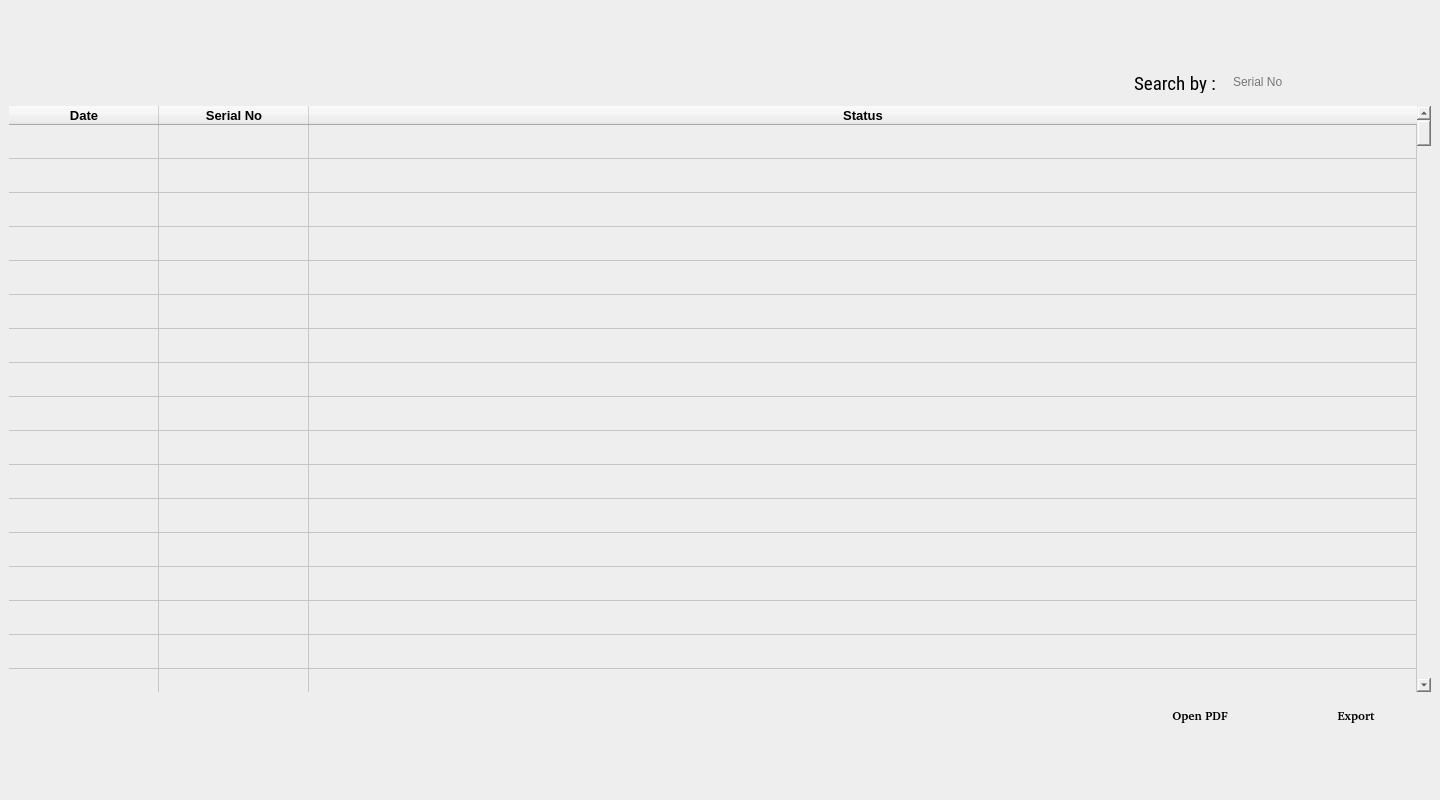
<?xml version="1.0" encoding="UTF-8"?>
<ui version="4.0">
 <class>MainWindow</class>
 <widget class="QMainWindow" name="MainWindow">
  <property name="geometry">
   <rect>
    <x>0</x>
    <y>0</y>
    <width>1440</width>
    <height>800</height>
   </rect>
  </property>
  <property name="minimumSize">
   <size>
    <width>300</width>
    <height>400</height>
   </size>
  </property>
  <property name="windowTitle">
   <string>MainWindow</string>
  </property>
  <property name="styleSheet">
   <string notr="true">background-color: rgb(238, 238, 238);</string>
  </property>
  <widget class="QWidget" name="centralwidget">
   <layout class="QGridLayout" name="gridLayout">
    <item row="0" column="0">
     <layout class="QVBoxLayout" name="verticalLayout_2">
      <item>
       <layout class="QVBoxLayout" name="verticalLayout">
        <item>
         <layout class="QHBoxLayout" name="horizontalLayout">
          <item>
           <spacer name="horizontalSpacer_3">
            <property name="orientation">
             <enum>Qt::Horizontal</enum>
            </property>
            <property name="sizeHint" stdset="0">
             <size>
              <width>40</width>
              <height>20</height>
             </size>
            </property>
           </spacer>
          </item>
          <item>
           <widget class="QLabel" name="label_18">
            <property name="minimumSize">
             <size>
              <width>91</width>
              <height>21</height>
             </size>
            </property>
            <property name="maximumSize">
             <size>
              <width>75</width>
              <height>21</height>
             </size>
            </property>
            <property name="font">
             <font>
              <family>Roboto Condensed</family>
              <pointsize>14</pointsize>
              <weight>50</weight>
              <italic>false</italic>
              <bold>false</bold>
             </font>
            </property>
            <property name="styleSheet">
             <string notr="true">font: 14pt &quot;Roboto Condensed&quot;;</string>
            </property>
            <property name="text">
             <string>&lt;html&gt;&lt;head/&gt;&lt;body&gt;&lt;p&gt;Search by :&lt;/p&gt;&lt;/body&gt;&lt;/html&gt;</string>
            </property>
           </widget>
          </item>
          <item>
           <widget class="QFrame" name="frame">
            <property name="minimumSize">
             <size>
              <width>200</width>
              <height>34</height>
             </size>
            </property>
            <property name="maximumSize">
             <size>
              <width>105</width>
              <height>34</height>
             </size>
            </property>
            <property name="frameShape">
             <enum>QFrame::NoFrame</enum>
            </property>
            <property name="frameShadow">
             <enum>QFrame::Raised</enum>
            </property>
            <widget class="QLineEdit" name="lineEdit">
             <property name="geometry">
              <rect>
               <x>0</x>
               <y>0</y>
               <width>200</width>
               <height>32</height>
              </rect>
             </property>
             <property name="minimumSize">
              <size>
               <width>200</width>
               <height>32</height>
              </size>
             </property>
             <property name="maximumSize">
              <size>
               <width>100</width>
               <height>32</height>
              </size>
             </property>
             <property name="toolTip">
              <string extracomment="Search Bar">&lt;html&gt;&lt;head/&gt;&lt;body&gt;&lt;p&gt;Search Bar&lt;/p&gt;&lt;/body&gt;&lt;/html&gt;</string>
             </property>
             <property name="styleSheet">
              <string notr="true">border-image: url(:/images/final_assets/Secondary_btn/exp_db.png);</string>
             </property>
             <property name="text">
              <string/>
             </property>
             <property name="frame">
              <bool>false</bool>
             </property>
             <property name="placeholderText">
              <string>Serial No</string>
             </property>
            </widget>
            <widget class="QPushButton" name="pushButton_4">
             <property name="geometry">
              <rect>
               <x>164</x>
               <y>0</y>
               <width>36</width>
               <height>31</height>
              </rect>
             </property>
             <property name="minimumSize">
              <size>
               <width>36</width>
               <height>31</height>
              </size>
             </property>
             <property name="maximumSize">
              <size>
               <width>31</width>
               <height>31</height>
              </size>
             </property>
             <property name="styleSheet">
              <string notr="true">border-image: url(:/images/final_assets/Search_bar/searchIcon.png);</string>
             </property>
             <property name="text">
              <string/>
             </property>
             <property name="flat">
              <bool>true</bool>
             </property>
            </widget>
           </widget>
          </item>
         </layout>
        </item>
        <item>
         <widget class="QTableWidget" name="tableWidget_2">
          <property name="minimumSize">
           <size>
            <width>350</width>
            <height>100</height>
           </size>
          </property>
          <property name="maximumSize">
           <size>
            <width>1600</width>
            <height>586</height>
           </size>
          </property>
          <property name="focusPolicy">
           <enum>Qt::ClickFocus</enum>
          </property>
          <property name="styleSheet">
           <string notr="true">font: 25 14pt &quot;Roboto [GOOG]&quot;;</string>
          </property>
          <property name="frameShape">
           <enum>QFrame::NoFrame</enum>
          </property>
          <property name="frameShadow">
           <enum>QFrame::Plain</enum>
          </property>
          <property name="midLineWidth">
           <number>2</number>
          </property>
          <property name="horizontalScrollBarPolicy">
           <enum>Qt::ScrollBarAsNeeded</enum>
          </property>
          <property name="editTriggers">
           <set>QAbstractItemView::NoEditTriggers</set>
          </property>
          <property name="selectionMode">
           <enum>QAbstractItemView::SingleSelection</enum>
          </property>
          <property name="selectionBehavior">
           <enum>QAbstractItemView::SelectItems</enum>
          </property>
          <property name="showGrid">
           <bool>true</bool>
          </property>
          <property name="gridStyle">
           <enum>Qt::SolidLine</enum>
          </property>
          <property name="rowCount">
           <number>2048</number>
          </property>
          <property name="columnCount">
           <number>3</number>
          </property>
          <attribute name="horizontalHeaderVisible">
           <bool>true</bool>
          </attribute>
          <attribute name="horizontalHeaderCascadingSectionResizes">
           <bool>true</bool>
          </attribute>
          <attribute name="horizontalHeaderDefaultSectionSize">
           <number>150</number>
          </attribute>
          <attribute name="horizontalHeaderMinimumSectionSize">
           <number>82</number>
          </attribute>
          <attribute name="horizontalHeaderStretchLastSection">
           <bool>true</bool>
          </attribute>
          <attribute name="verticalHeaderVisible">
           <bool>false</bool>
          </attribute>
          <attribute name="verticalHeaderDefaultSectionSize">
           <number>30</number>
          </attribute>
          <attribute name="verticalHeaderMinimumSectionSize">
           <number>34</number>
          </attribute>
          <attribute name="verticalHeaderStretchLastSection">
           <bool>true</bool>
          </attribute>
          <row/>
          <row/>
          <row/>
          <row/>
          <row/>
          <row/>
          <row/>
          <row/>
          <row/>
          <row/>
          <row/>
          <row/>
          <row/>
          <row/>
          <row/>
          <row/>
          <row/>
          <row/>
          <row/>
          <row/>
          <row/>
          <row/>
          <row/>
          <row/>
          <row/>
          <row/>
          <row/>
          <row/>
          <row/>
          <row/>
          <row/>
          <row/>
          <row/>
          <row/>
          <row/>
          <row/>
          <row/>
          <row/>
          <row/>
          <row/>
          <row/>
          <row/>
          <row/>
          <row/>
          <row/>
          <row/>
          <row/>
          <row/>
          <row/>
          <row/>
          <row/>
          <row/>
          <row/>
          <row/>
          <row/>
          <row/>
          <row/>
          <row/>
          <row/>
          <row/>
          <row/>
          <row/>
          <row/>
          <row/>
          <row/>
          <row/>
          <row/>
          <row/>
          <row/>
          <row/>
          <row/>
          <row/>
          <row/>
          <row/>
          <row/>
          <row/>
          <row/>
          <row/>
          <row/>
          <row/>
          <row/>
          <row/>
          <row/>
          <row/>
          <row/>
          <row/>
          <row/>
          <row/>
          <row/>
          <row/>
          <row/>
          <row/>
          <row/>
          <row/>
          <row/>
          <row/>
          <row/>
          <row/>
          <row/>
          <row/>
          <row/>
          <row/>
          <row/>
          <row/>
          <row/>
          <row/>
          <row/>
          <row/>
          <row/>
          <row/>
          <row/>
          <row/>
          <row/>
          <row/>
          <row/>
          <row/>
          <row/>
          <row/>
          <row/>
          <row/>
          <row/>
          <row/>
          <row/>
          <row/>
          <row/>
          <row/>
          <row/>
          <row/>
          <row/>
          <row/>
          <row/>
          <row/>
          <row/>
          <row/>
          <row/>
          <row/>
          <row/>
          <row/>
          <row/>
          <row/>
          <row/>
          <row/>
          <row/>
          <row/>
          <row/>
          <row/>
          <row/>
          <row/>
          <row/>
          <row/>
          <row/>
          <row/>
          <row/>
          <row/>
          <row/>
          <row/>
          <row/>
          <row/>
          <row/>
          <row/>
          <row/>
          <row/>
          <row/>
          <row/>
          <row/>
          <row/>
          <row/>
          <row/>
          <row/>
          <row/>
          <row/>
          <row/>
          <row/>
          <row/>
          <row/>
          <row/>
          <row/>
          <row/>
          <row/>
          <row/>
          <row/>
          <row/>
          <row/>
          <row/>
          <row/>
          <row/>
          <row/>
          <row/>
          <row/>
          <row/>
          <row/>
          <row/>
          <row/>
          <row/>
          <row/>
          <row/>
          <row/>
          <row/>
          <row/>
          <row/>
          <row/>
          <row/>
          <row/>
          <row/>
          <row/>
          <row/>
          <row/>
          <row/>
          <row/>
          <row/>
          <row/>
          <row/>
          <row/>
          <row/>
          <row/>
          <row/>
          <row/>
          <row/>
          <row/>
          <row/>
          <row/>
          <row/>
          <row/>
          <row/>
          <row/>
          <row/>
          <row/>
          <row/>
          <row/>
          <row/>
          <row/>
          <row/>
          <row/>
          <row/>
          <row/>
          <row/>
          <row/>
          <row/>
          <row/>
          <row/>
          <row/>
          <row/>
          <row/>
          <row/>
          <row/>
          <row/>
          <row/>
          <row/>
          <row/>
          <row/>
          <row/>
          <row/>
          <row/>
          <row/>
          <row/>
          <row/>
          <row/>
          <row/>
          <row/>
          <row/>
          <row/>
          <row/>
          <row/>
          <row/>
          <row/>
          <row/>
          <row/>
          <row/>
          <row/>
          <row/>
          <row/>
          <row/>
          <row/>
          <row/>
          <row/>
          <row/>
          <row/>
          <row/>
          <row/>
          <row/>
          <row/>
          <row/>
          <row/>
          <row/>
          <row/>
          <row/>
          <row/>
          <row/>
          <row/>
          <row/>
          <row/>
          <row/>
          <row/>
          <row/>
          <row/>
          <row/>
          <row/>
          <row/>
          <row/>
          <row/>
          <row/>
          <row/>
          <row/>
          <row/>
          <row/>
          <row/>
          <row/>
          <row/>
          <row/>
          <row/>
          <row/>
          <row/>
          <row/>
          <row/>
          <row/>
          <row/>
          <row/>
          <row/>
          <row/>
          <row/>
          <row/>
          <row/>
          <row/>
          <row/>
          <row/>
          <row/>
          <row/>
          <row/>
          <row/>
          <row/>
          <row/>
          <row/>
          <row/>
          <row/>
          <row/>
          <row/>
          <row/>
          <row/>
          <row/>
          <row/>
          <row/>
          <row/>
          <row/>
          <row/>
          <row/>
          <row/>
          <row/>
          <row/>
          <row/>
          <row/>
          <row/>
          <row/>
          <row/>
          <row/>
          <row/>
          <row/>
          <row/>
          <row/>
          <row/>
          <row/>
          <row/>
          <row/>
          <row/>
          <row/>
          <row/>
          <row/>
          <row/>
          <row/>
          <row/>
          <row/>
          <row/>
          <row/>
          <row/>
          <row/>
          <row/>
          <row/>
          <row/>
          <row/>
          <row/>
          <row/>
          <row/>
          <row/>
          <row/>
          <row/>
          <row/>
          <row/>
          <row/>
          <row/>
          <row/>
          <row/>
          <row/>
          <row/>
          <row/>
          <row/>
          <row/>
          <row/>
          <row/>
          <row/>
          <row/>
          <row/>
          <row/>
          <row/>
          <row/>
          <row/>
          <row/>
          <row/>
          <row/>
          <row/>
          <row/>
          <row/>
          <row/>
          <row/>
          <row/>
          <row/>
          <row/>
          <row/>
          <row/>
          <row/>
          <row/>
          <row/>
          <row/>
          <row/>
          <row/>
          <row/>
          <row/>
          <row/>
          <row/>
          <row/>
          <row/>
          <row/>
          <row/>
          <row/>
          <row/>
          <row/>
          <row/>
          <row/>
          <row/>
          <row/>
          <row/>
          <row/>
          <row/>
          <row/>
          <row/>
          <row/>
          <row/>
          <row/>
          <row/>
          <row/>
          <row/>
          <row/>
          <row/>
          <row/>
          <row/>
          <row/>
          <row/>
          <row/>
          <row/>
          <row/>
          <row/>
          <row/>
          <row/>
          <row/>
          <row/>
          <row/>
          <row/>
          <row/>
          <row/>
          <row/>
          <row/>
          <row/>
          <row/>
          <row/>
          <row/>
          <row/>
          <row/>
          <row/>
          <row/>
          <row/>
          <row/>
          <row/>
          <row/>
          <row/>
          <row/>
          <row/>
          <row/>
          <row/>
          <row/>
          <row/>
          <row/>
          <row/>
          <row/>
          <row/>
          <row/>
          <row/>
          <row/>
          <row/>
          <row/>
          <row/>
          <row/>
          <row/>
          <row/>
          <row/>
          <row/>
          <row/>
          <row/>
          <row/>
          <row/>
          <row/>
          <row/>
          <row/>
          <row/>
          <row/>
          <row/>
          <row/>
          <row/>
          <row/>
          <row/>
          <row/>
          <row/>
          <row/>
          <row/>
          <row/>
          <row/>
          <row/>
          <row/>
          <row/>
          <row/>
          <row/>
          <row/>
          <row/>
          <row/>
          <row/>
          <row/>
          <row/>
          <row/>
          <row/>
          <row/>
          <row/>
          <row/>
          <row/>
          <row/>
          <row/>
          <row/>
          <row/>
          <row/>
          <row/>
          <row/>
          <row/>
          <row/>
          <row/>
          <row/>
          <row/>
          <row/>
          <row/>
          <row/>
          <row/>
          <row/>
          <row/>
          <row/>
          <row/>
          <row/>
          <row/>
          <row/>
          <row/>
          <row/>
          <row/>
          <row/>
          <row/>
          <row/>
          <row/>
          <row/>
          <row/>
          <row/>
          <row/>
          <row/>
          <row/>
          <row/>
          <row/>
          <row/>
          <row/>
          <row/>
          <row/>
          <row/>
          <row/>
          <row/>
          <row/>
          <row/>
          <row/>
          <row/>
          <row/>
          <row/>
          <row/>
          <row/>
          <row/>
          <row/>
          <row/>
          <row/>
          <row/>
          <row/>
          <row/>
          <row/>
          <row/>
          <row/>
          <row/>
          <row/>
          <row/>
          <row/>
          <row/>
          <row/>
          <row/>
          <row/>
          <row/>
          <row/>
          <row/>
          <row/>
          <row/>
          <row/>
          <row/>
          <row/>
          <row/>
          <row/>
          <row/>
          <row/>
          <row/>
          <row/>
          <row/>
          <row/>
          <row/>
          <row/>
          <row/>
          <row/>
          <row/>
          <row/>
          <row/>
          <row/>
          <row/>
          <row/>
          <row/>
          <row/>
          <row/>
          <row/>
          <row/>
          <row/>
          <row/>
          <row/>
          <row/>
          <row/>
          <row/>
          <row/>
          <row/>
          <row/>
          <row/>
          <row/>
          <row/>
          <row/>
          <row/>
          <row/>
          <row/>
          <row/>
          <row/>
          <row/>
          <row/>
          <row/>
          <row/>
          <row/>
          <row/>
          <row/>
          <row/>
          <row/>
          <row/>
          <row/>
          <row/>
          <row/>
          <row/>
          <row/>
          <row/>
          <row/>
          <row/>
          <row/>
          <row/>
          <row/>
          <row/>
          <row/>
          <row/>
          <row/>
          <row/>
          <row/>
          <row/>
          <row/>
          <row/>
          <row/>
          <row/>
          <row/>
          <row/>
          <row/>
          <row/>
          <row/>
          <row/>
          <row/>
          <row/>
          <row/>
          <row/>
          <row/>
          <row/>
          <row/>
          <row/>
          <row/>
          <row/>
          <row/>
          <row/>
          <row/>
          <row/>
          <row/>
          <row/>
          <row/>
          <row/>
          <row/>
          <row/>
          <row/>
          <row/>
          <row/>
          <row/>
          <row/>
          <row/>
          <row/>
          <row/>
          <row/>
          <row/>
          <row/>
          <row/>
          <row/>
          <row/>
          <row/>
          <row/>
          <row/>
          <row/>
          <row/>
          <row/>
          <row/>
          <row/>
          <row/>
          <row/>
          <row/>
          <row/>
          <row/>
          <row/>
          <row/>
          <row/>
          <row/>
          <row/>
          <row/>
          <row/>
          <row/>
          <row/>
          <row/>
          <row/>
          <row/>
          <row/>
          <row/>
          <row/>
          <row/>
          <row/>
          <row/>
          <row/>
          <row/>
          <row/>
          <row/>
          <row/>
          <row/>
          <row/>
          <row/>
          <row/>
          <row/>
          <row/>
          <row/>
          <row/>
          <row/>
          <row/>
          <row/>
          <row/>
          <row/>
          <row/>
          <row/>
          <row/>
          <row/>
          <row/>
          <row/>
          <row/>
          <row/>
          <row/>
          <row/>
          <row/>
          <row/>
          <row/>
          <row/>
          <row/>
          <row/>
          <row/>
          <row/>
          <row/>
          <row/>
          <row/>
          <row/>
          <row/>
          <row/>
          <row/>
          <row/>
          <row/>
          <row/>
          <row/>
          <row/>
          <row/>
          <row/>
          <row/>
          <row/>
          <row/>
          <row/>
          <row/>
          <row/>
          <row/>
          <row/>
          <row/>
          <row/>
          <row/>
          <row/>
          <row/>
          <row/>
          <row/>
          <row/>
          <row/>
          <row/>
          <row/>
          <row/>
          <row/>
          <row/>
          <row/>
          <row/>
          <row/>
          <row/>
          <row/>
          <row/>
          <row/>
          <row/>
          <row/>
          <row/>
          <row/>
          <row/>
          <row/>
          <row/>
          <row/>
          <row/>
          <row/>
          <row/>
          <row/>
          <row/>
          <row/>
          <row/>
          <row/>
          <row/>
          <row/>
          <row/>
          <row/>
          <row/>
          <row/>
          <row/>
          <row/>
          <row/>
          <row/>
          <row/>
          <row/>
          <row/>
          <row/>
          <row/>
          <row/>
          <row/>
          <row/>
          <row/>
          <row/>
          <row/>
          <row/>
          <row/>
          <row/>
          <row/>
          <row/>
          <row/>
          <row/>
          <row/>
          <row/>
          <row/>
          <row/>
          <row/>
          <row/>
          <row/>
          <row/>
          <row/>
          <row/>
          <row/>
          <row/>
          <row/>
          <row/>
          <row/>
          <row/>
          <row/>
          <row/>
          <row/>
          <row/>
          <row/>
          <row/>
          <row/>
          <row/>
          <row/>
          <row/>
          <row/>
          <row/>
          <row/>
          <row/>
          <row/>
          <row/>
          <row/>
          <row/>
          <row/>
          <row/>
          <row/>
          <row/>
          <row/>
          <row/>
          <row/>
          <row/>
          <row/>
          <row/>
          <row/>
          <row/>
          <row/>
          <row/>
          <row/>
          <row/>
          <row/>
          <row/>
          <row/>
          <row/>
          <row/>
          <row/>
          <row/>
          <row/>
          <row/>
          <row/>
          <row/>
          <row/>
          <row/>
          <row/>
          <row/>
          <row/>
          <row/>
          <row/>
          <row/>
          <row/>
          <row/>
          <row/>
          <row/>
          <row/>
          <row/>
          <row/>
          <row/>
          <row/>
          <row/>
          <row/>
          <row/>
          <row/>
          <row/>
          <row/>
          <row/>
          <row/>
          <row/>
          <row/>
          <row/>
          <row/>
          <row/>
          <row/>
          <row/>
          <row/>
          <row/>
          <row/>
          <row/>
          <row/>
          <row/>
          <row/>
          <row/>
          <row/>
          <row/>
          <row/>
          <row/>
          <row/>
          <row/>
          <row/>
          <row/>
          <row/>
          <row/>
          <row/>
          <row/>
          <row/>
          <row/>
          <row/>
          <row/>
          <row/>
          <row/>
          <row/>
          <row/>
          <row/>
          <row/>
          <row/>
          <row/>
          <row/>
          <row/>
          <row/>
          <row/>
          <row/>
          <row/>
          <row/>
          <row/>
          <row/>
          <row/>
          <row/>
          <row/>
          <row/>
          <row/>
          <row/>
          <row/>
          <row/>
          <row/>
          <row/>
          <row/>
          <row/>
          <row/>
          <row/>
          <row/>
          <row/>
          <row/>
          <row/>
          <row/>
          <row/>
          <row/>
          <row/>
          <row/>
          <row/>
          <row/>
          <row/>
          <row/>
          <row/>
          <row/>
          <row/>
          <row/>
          <row/>
          <row/>
          <row/>
          <row/>
          <row/>
          <row/>
          <row/>
          <row/>
          <row/>
          <row/>
          <row/>
          <row/>
          <row/>
          <row/>
          <row/>
          <row/>
          <row/>
          <row/>
          <row/>
          <row/>
          <row/>
          <row/>
          <row/>
          <row/>
          <row/>
          <row/>
          <row/>
          <row/>
          <row/>
          <row/>
          <row/>
          <row/>
          <row/>
          <row/>
          <row/>
          <row/>
          <row/>
          <row/>
          <row/>
          <row/>
          <row/>
          <row/>
          <row/>
          <row/>
          <row/>
          <row/>
          <row/>
          <row/>
          <row/>
          <row/>
          <row/>
          <row/>
          <row/>
          <row/>
          <row/>
          <row/>
          <row/>
          <row/>
          <row/>
          <row/>
          <row/>
          <row/>
          <row/>
          <row/>
          <row/>
          <row/>
          <row/>
          <row/>
          <row/>
          <row/>
          <row/>
          <row/>
          <row/>
          <row/>
          <row/>
          <row/>
          <row/>
          <row/>
          <row/>
          <row/>
          <row/>
          <row/>
          <row/>
          <row/>
          <row/>
          <row/>
          <row/>
          <row/>
          <row/>
          <row/>
          <row/>
          <row/>
          <row/>
          <row/>
          <row/>
          <row/>
          <row/>
          <row/>
          <row/>
          <row/>
          <row/>
          <row/>
          <row/>
          <row/>
          <row/>
          <row/>
          <row/>
          <row/>
          <row/>
          <row/>
          <row/>
          <row/>
          <row/>
          <row/>
          <row/>
          <row/>
          <row/>
          <row/>
          <row/>
          <row/>
          <row/>
          <row/>
          <row/>
          <row/>
          <row/>
          <row/>
          <row/>
          <row/>
          <row/>
          <row/>
          <row/>
          <row/>
          <row/>
          <row/>
          <row/>
          <row/>
          <row/>
          <row/>
          <row/>
          <row/>
          <row/>
          <row/>
          <row/>
          <row/>
          <row/>
          <row/>
          <row/>
          <row/>
          <row/>
          <row/>
          <row/>
          <row/>
          <row/>
          <row/>
          <row/>
          <row/>
          <row/>
          <row/>
          <row/>
          <row/>
          <row/>
          <row/>
          <row/>
          <row/>
          <row/>
          <row/>
          <row/>
          <row/>
          <row/>
          <row/>
          <row/>
          <row/>
          <row/>
          <row/>
          <row/>
          <row/>
          <row/>
          <row/>
          <row/>
          <row/>
          <row/>
          <row/>
          <row/>
          <row/>
          <row/>
          <row/>
          <row/>
          <row/>
          <row/>
          <row/>
          <row/>
          <row/>
          <row/>
          <row/>
          <row/>
          <row/>
          <row/>
          <row/>
          <row/>
          <row/>
          <row/>
          <row/>
          <row/>
          <row/>
          <row/>
          <row/>
          <row/>
          <row/>
          <row/>
          <row/>
          <row/>
          <row/>
          <row/>
          <row/>
          <row/>
          <row/>
          <row/>
          <row/>
          <row/>
          <row/>
          <row/>
          <row/>
          <row/>
          <row/>
          <row/>
          <row/>
          <row/>
          <row/>
          <row/>
          <row/>
          <row/>
          <row/>
          <row/>
          <row/>
          <row/>
          <row/>
          <row/>
          <row/>
          <row/>
          <row/>
          <row/>
          <row/>
          <row/>
          <row/>
          <row/>
          <row/>
          <row/>
          <row/>
          <row/>
          <row/>
          <row/>
          <row/>
          <row/>
          <row/>
          <row/>
          <row/>
          <row/>
          <row/>
          <row/>
          <row/>
          <row/>
          <row/>
          <row/>
          <row/>
          <row/>
          <row/>
          <row/>
          <row/>
          <row/>
          <row/>
          <row/>
          <row/>
          <row/>
          <row/>
          <row/>
          <row/>
          <row/>
          <row/>
          <row/>
          <row/>
          <row/>
          <row/>
          <row/>
          <row/>
          <row/>
          <row/>
          <row/>
          <row/>
          <row/>
          <row/>
          <row/>
          <row/>
          <row/>
          <row/>
          <row/>
          <row/>
          <row/>
          <row/>
          <row/>
          <row/>
          <row/>
          <row/>
          <row/>
          <row/>
          <row/>
          <row/>
          <row/>
          <row/>
          <row/>
          <row/>
          <row/>
          <row/>
          <row/>
          <row/>
          <row/>
          <row/>
          <row/>
          <row/>
          <row/>
          <row/>
          <row/>
          <row/>
          <row/>
          <row/>
          <row/>
          <row/>
          <row/>
          <row/>
          <row/>
          <row/>
          <row/>
          <row/>
          <row/>
          <row/>
          <row/>
          <row/>
          <row/>
          <row/>
          <row/>
          <row/>
          <row/>
          <row/>
          <row/>
          <row/>
          <row/>
          <row/>
          <row/>
          <row/>
          <row/>
          <row/>
          <row/>
          <row/>
          <row/>
          <row/>
          <row/>
          <row/>
          <row/>
          <row/>
          <row/>
          <row/>
          <row/>
          <row/>
          <row/>
          <row/>
          <row/>
          <row/>
          <row/>
          <row/>
          <row/>
          <row/>
          <row/>
          <row/>
          <row/>
          <row/>
          <row/>
          <row/>
          <row/>
          <row/>
          <row/>
          <row/>
          <row/>
          <row/>
          <row/>
          <row/>
          <row/>
          <row/>
          <row/>
          <row/>
          <row/>
          <row/>
          <row/>
          <row/>
          <row/>
          <row/>
          <row/>
          <row/>
          <row/>
          <row/>
          <row/>
          <row/>
          <row/>
          <row/>
          <row/>
          <row/>
          <row/>
          <row/>
          <row/>
          <row/>
          <row/>
          <row/>
          <row/>
          <row/>
          <row/>
          <row/>
          <row/>
          <row/>
          <row/>
          <row/>
          <row/>
          <row/>
          <row/>
          <row/>
          <row/>
          <row/>
          <row/>
          <row/>
          <row/>
          <row/>
          <row/>
          <row/>
          <row/>
          <row/>
          <row/>
          <row/>
          <row/>
          <row/>
          <row/>
          <row/>
          <row/>
          <row/>
          <row/>
          <row/>
          <row/>
          <row/>
          <row/>
          <row/>
          <row/>
          <row/>
          <row/>
          <row/>
          <row/>
          <row/>
          <row/>
          <row/>
          <row/>
          <row/>
          <row/>
          <row/>
          <row/>
          <row/>
          <row/>
          <row/>
          <row/>
          <row/>
          <row/>
          <row/>
          <row/>
          <row/>
          <row/>
          <row/>
          <row/>
          <row/>
          <row/>
          <row/>
          <row/>
          <row/>
          <row/>
          <row/>
          <row/>
          <row/>
          <row/>
          <row/>
          <row/>
          <row/>
          <row/>
          <row/>
          <row/>
          <row/>
          <row/>
          <row/>
          <row/>
          <row/>
          <row/>
          <row/>
          <row/>
          <row/>
          <row/>
          <row/>
          <row/>
          <row/>
          <row/>
          <row/>
          <row/>
          <row/>
          <row/>
          <row/>
          <row/>
          <row/>
          <row/>
          <row/>
          <row/>
          <row/>
          <row/>
          <row/>
          <row/>
          <row/>
          <row/>
          <row/>
          <row/>
          <row/>
          <row/>
          <row/>
          <row/>
          <row/>
          <row/>
          <row/>
          <row/>
          <row/>
          <row/>
          <row/>
          <row/>
          <row/>
          <row/>
          <row/>
          <row/>
          <row/>
          <row/>
          <row/>
          <row/>
          <row/>
          <row/>
          <row/>
          <row/>
          <row/>
          <row/>
          <row/>
          <row/>
          <row/>
          <row/>
          <row/>
          <row/>
          <row/>
          <row/>
          <row/>
          <row/>
          <row/>
          <row/>
          <row/>
          <row/>
          <row/>
          <row/>
          <row/>
          <row/>
          <row/>
          <row/>
          <row/>
          <row/>
          <row/>
          <row/>
          <row/>
          <row/>
          <row/>
          <row/>
          <row/>
          <row/>
          <row/>
          <row/>
          <row/>
          <row/>
          <row/>
          <row/>
          <row/>
          <row/>
          <row/>
          <row/>
          <row/>
          <row/>
          <row/>
          <row/>
          <row/>
          <row/>
          <row/>
          <row/>
          <row/>
          <row/>
          <row/>
          <row/>
          <row/>
          <row/>
          <row/>
          <row/>
          <row/>
          <row/>
          <row/>
          <row/>
          <row/>
          <row/>
          <row/>
          <row/>
          <row/>
          <row/>
          <row/>
          <row/>
          <row/>
          <row/>
          <row/>
          <row/>
          <row/>
          <row/>
          <row/>
          <row/>
          <row/>
          <row/>
          <row/>
          <row/>
          <row/>
          <row/>
          <row/>
          <row/>
          <row/>
          <row/>
          <row/>
          <row/>
          <row/>
          <row/>
          <row/>
          <row/>
          <row/>
          <row/>
          <row/>
          <row/>
          <row/>
          <row/>
          <row/>
          <row/>
          <row/>
          <row/>
          <row/>
          <row/>
          <row/>
          <row/>
          <row/>
          <row/>
          <row/>
          <row/>
          <row/>
          <row/>
          <row/>
          <row/>
          <row/>
          <row/>
          <row/>
          <row/>
          <row/>
          <row/>
          <row/>
          <row/>
          <row/>
          <row/>
          <row/>
          <row/>
          <row/>
          <row/>
          <row/>
          <row/>
          <row/>
          <row/>
          <row/>
          <row/>
          <row/>
          <row/>
          <row/>
          <row/>
          <row/>
          <row/>
          <row/>
          <row/>
          <row/>
          <row/>
          <row/>
          <row/>
          <row/>
          <row/>
          <row/>
          <row/>
          <row/>
          <row/>
          <row/>
          <row/>
          <row/>
          <row/>
          <row/>
          <row/>
          <row/>
          <row/>
          <row/>
          <row/>
          <row/>
          <row/>
          <row/>
          <row/>
          <row/>
          <row/>
          <row/>
          <row/>
          <row/>
          <row/>
          <row/>
          <row/>
          <row/>
          <row/>
          <row/>
          <row/>
          <row/>
          <row/>
          <row/>
          <row/>
          <row/>
          <row/>
          <row/>
          <row/>
          <row/>
          <row/>
          <row/>
          <row/>
          <row/>
          <row/>
          <row/>
          <row/>
          <row/>
          <row/>
          <row/>
          <row/>
          <row/>
          <row/>
          <row/>
          <row/>
          <row/>
          <row/>
          <row/>
          <row/>
          <row/>
          <row/>
          <row/>
          <row/>
          <row/>
          <row/>
          <row/>
          <row/>
          <row/>
          <row/>
          <row/>
          <row/>
          <row/>
          <row/>
          <row/>
          <row/>
          <row/>
          <row/>
          <row/>
          <row/>
          <row/>
          <row/>
          <row/>
          <row/>
          <row/>
          <row/>
          <row/>
          <row/>
          <row/>
          <row/>
          <row/>
          <row/>
          <row/>
          <row/>
          <row/>
          <row/>
          <row/>
          <row/>
          <row/>
          <row/>
          <row/>
          <row/>
          <row/>
          <row/>
          <row/>
          <row/>
          <row/>
          <row/>
          <row/>
          <row/>
          <row/>
          <row/>
          <row/>
          <row/>
          <row/>
          <row/>
          <row/>
          <row/>
          <row/>
          <row/>
          <row/>
          <row/>
          <row/>
          <row/>
          <row/>
          <row/>
          <row/>
          <row/>
          <row/>
          <row/>
          <row/>
          <row/>
          <row/>
          <row/>
          <row/>
          <row/>
          <row/>
          <row/>
          <row/>
          <row/>
          <row/>
          <row/>
          <row/>
          <row/>
          <row/>
          <row/>
          <row/>
          <row/>
          <row/>
          <row/>
          <row/>
          <row/>
          <row/>
          <row/>
          <row/>
          <row/>
          <row/>
          <row/>
          <row/>
          <row/>
          <row/>
          <row/>
          <row/>
          <row/>
          <row/>
          <row/>
          <row/>
          <row/>
          <row/>
          <row/>
          <row/>
          <row/>
          <row/>
          <row/>
          <row/>
          <row/>
          <row/>
          <row/>
          <row/>
          <row/>
          <row/>
          <row/>
          <row/>
          <row/>
          <row/>
          <row/>
          <row/>
          <row/>
          <row/>
          <row/>
          <row/>
          <row/>
          <row/>
          <row/>
          <row/>
          <row/>
          <row/>
          <row/>
          <row/>
          <row/>
          <row/>
          <row/>
          <row/>
          <row/>
          <row/>
          <row/>
          <row/>
          <row/>
          <row/>
          <row/>
          <row/>
          <row/>
          <row/>
          <row/>
          <row/>
          <row/>
          <row/>
          <row/>
          <row/>
          <row/>
          <row/>
          <row/>
          <row/>
          <row/>
          <row/>
          <row/>
          <row/>
          <row/>
          <row/>
          <row/>
          <row/>
          <row/>
          <row/>
          <row/>
          <row/>
          <row/>
          <row/>
          <row/>
          <row/>
          <row/>
          <row/>
          <row/>
          <row/>
          <row/>
          <row/>
          <row/>
          <row/>
          <row/>
          <row/>
          <row/>
          <row/>
          <row/>
          <row/>
          <row/>
          <row/>
          <row/>
          <row/>
          <row/>
          <row/>
          <row/>
          <row/>
          <row/>
          <row/>
          <row/>
          <row/>
          <row/>
          <row/>
          <row/>
          <row/>
          <row/>
          <row/>
          <row/>
          <row/>
          <row/>
          <row/>
          <row/>
          <row/>
          <row/>
          <row/>
          <row/>
          <row/>
          <row/>
          <row/>
          <row/>
          <row/>
          <row/>
          <row/>
          <row/>
          <row/>
          <row/>
          <row/>
          <row/>
          <row/>
          <row/>
          <row/>
          <row/>
          <row/>
          <row/>
          <row/>
          <row/>
          <row/>
          <row/>
          <row/>
          <row/>
          <row/>
          <row/>
          <column>
           <property name="text">
            <string>Date</string>
           </property>
           <property name="font">
            <font>
             <pointsize>10</pointsize>
             <weight>75</weight>
             <bold>true</bold>
            </font>
           </property>
           <property name="textAlignment">
            <set>AlignHCenter|AlignVCenter|AlignCenter</set>
           </property>
           <property name="background">
            <color>
             <red>188</red>
             <green>188</green>
             <blue>188</blue>
            </color>
           </property>
          </column>
          <column>
           <property name="text">
            <string>Serial No</string>
           </property>
           <property name="font">
            <font>
             <pointsize>10</pointsize>
             <weight>75</weight>
             <bold>true</bold>
            </font>
           </property>
           <property name="textAlignment">
            <set>AlignHCenter|AlignVCenter|AlignCenter</set>
           </property>
           <property name="background">
            <color>
             <red>180</red>
             <green>180</green>
             <blue>180</blue>
            </color>
           </property>
          </column>
          <column>
           <property name="text">
            <string>Status</string>
           </property>
           <property name="font">
            <font>
             <pointsize>10</pointsize>
             <weight>75</weight>
             <bold>true</bold>
            </font>
           </property>
           <property name="textAlignment">
            <set>AlignHCenter|AlignVCenter|AlignCenter</set>
           </property>
           <property name="background">
            <color>
             <red>195</red>
             <green>195</green>
             <blue>195</blue>
            </color>
           </property>
          </column>
          <item row="0" column="0">
           <property name="text">
            <string/>
           </property>
           <property name="textAlignment">
            <set>AlignLeft|AlignVCenter</set>
           </property>
          </item>
          <item row="1" column="0">
           <property name="textAlignment">
            <set>AlignLeft|AlignVCenter</set>
           </property>
          </item>
         </widget>
        </item>
        <item>
         <layout class="QHBoxLayout" name="horizontalLayout_2">
          <item>
           <spacer name="horizontalSpacer_4">
            <property name="orientation">
             <enum>Qt::Horizontal</enum>
            </property>
            <property name="sizeHint" stdset="0">
             <size>
              <width>40</width>
              <height>20</height>
             </size>
            </property>
           </spacer>
          </item>
          <item>
           <widget class="QPushButton" name="pushButton_3">
            <property name="minimumSize">
             <size>
              <width>150</width>
              <height>35</height>
             </size>
            </property>
            <property name="maximumSize">
             <size>
              <width>150</width>
              <height>35</height>
             </size>
            </property>
            <property name="font">
             <font>
              <family>Roboto [GOOG]</family>
              <weight>75</weight>
              <italic>false</italic>
              <bold>true</bold>
             </font>
            </property>
            <property name="styleSheet">
             <string notr="true">border-image: url(:/images/final_assets/Secondary_btn/exp_db.png);</string>
            </property>
            <property name="text">
             <string>Open PDF</string>
            </property>
            <property name="flat">
             <bool>true</bool>
            </property>
           </widget>
          </item>
          <item>
           <widget class="QPushButton" name="pushButton_2">
            <property name="minimumSize">
             <size>
              <width>150</width>
              <height>35</height>
             </size>
            </property>
            <property name="maximumSize">
             <size>
              <width>150</width>
              <height>35</height>
             </size>
            </property>
            <property name="font">
             <font>
              <family>Roboto [GOOG]</family>
              <weight>75</weight>
              <italic>false</italic>
              <bold>true</bold>
             </font>
            </property>
            <property name="styleSheet">
             <string notr="true">border-image: url(:/images/final_assets/Secondary_btn/exp_db.png);</string>
            </property>
            <property name="text">
             <string>Export</string>
            </property>
            <property name="flat">
             <bool>true</bool>
            </property>
           </widget>
          </item>
         </layout>
        </item>
       </layout>
      </item>
     </layout>
    </item>
   </layout>
  </widget>
 </widget>
 <resources>
  <include location="resource.qrc"/>
 </resources>
 <connections/>
</ui>
